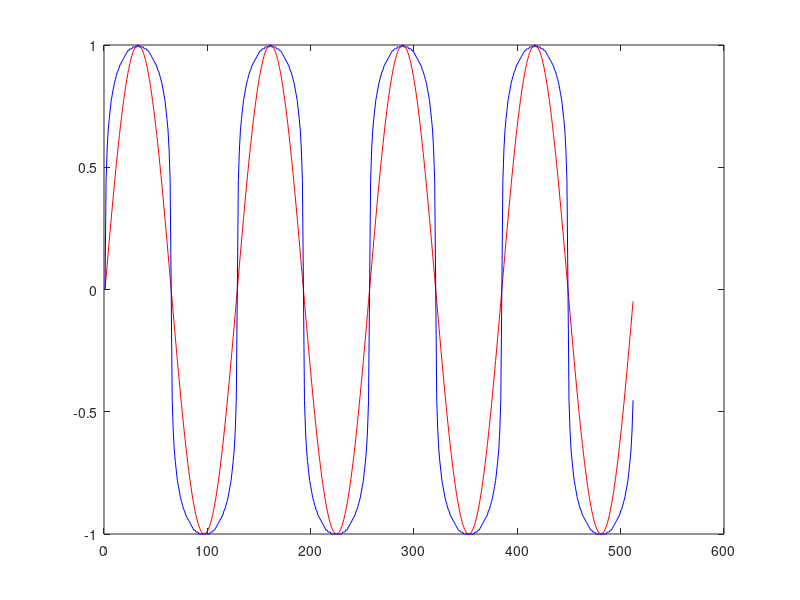

This chart was generated by the following MATLAB code: (Note: this script raises an error after producing the figure.)
%compandare
close all;

N=512;
fn=1/128;
x=sin(2*pi*fn*(0:N-1));
n=0.1*randn(1,N);

A=87.6;
temp=A*abs(x);
xc=sign(x).*((temp<1).*temp+(temp>=1).*(1+log(temp)))/(1+log(A));
xc(1)=0;

xc2=floor(xc*128);
xc2a=abs(xc2);
xc2b=de2bi(xc2a,8,'left-msb');

SNR1=sum(x.^2);
SNR2=sum(xc.^2);

figure;plot(1:N,x,'r',1:N,xc2/max(xc2),'b');
figure;plot(Xn);
figure;plot(Xn2);